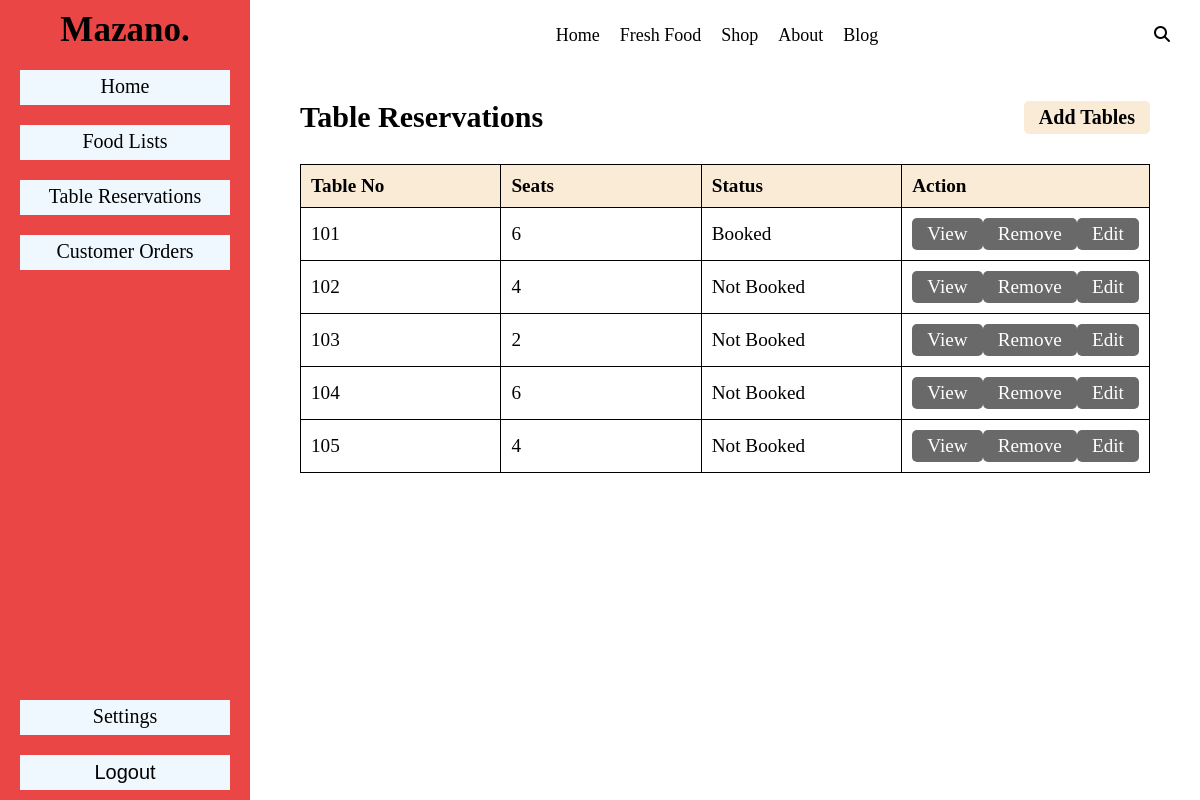
/roles/add_table_reservation.php (signed in), run on the app's committed database.
### tables this page shows
CREATE TABLE `table_data` (
  `id` int(11) NOT NULL,
  `table_no` int(11) NOT NULL,
  `seats` int(11) NOT NULL
);

### roles/add_table_reservation.php (the view, shortened to what this page needs)
<?php
    include("./header.php");
    $table_lists_query = "SELECT * FROM table_data";
    $table_lists = mysqli_query($conn, $table_lists_query);
?>
            <section class="main-section">
                <div class="title">
                    <span>
                        Table Reservations
                    </span>
                    <span class="btns">
                        <a href="#" class = "add-modal">
                            Add Tables
                        </a>
                    </span>
                </div>
                <div class="table-details">
                    <table>
                        <thead>
                            <tr>
                                <td>Table No</td>
                                <td>Seats</td>
                                <td>Status</td>
                                <td>Action</td>
                            </tr>
                        </thead>
                        <tbody>
                            <?php while($data = mysqli_fetch_assoc($table_lists)): ?>
                                <?php
                                    $table_r_query = "SELECT * FROM table_reserved WHERE table_id = {$data['id']} ORDER BY id DESC";
                                    $table_r = mysqli_query($conn, $table_r_query);
                                    $table_r_data = mysqli_fetch_assoc($table_r);
                                ?>
                                <tr>
                                    <td><?= $data['table_no'] ?></td>
                                    <td><?= $data['seats'] ?></td>
                                    <td><?= isset($table_r_data['status']) && $table_r_data['status'] == 0 ? "Booked" : "Not Booked" ?></td>
                                    <td class = "actions">
                                        <div>
                                            <div class = "view-table-book-info" data-bookid = "<?= $table_r_data['id'] ?>">View</div>
                                            <div class = "removeTable" data-tableid="<?= $data['id'] ?>">Remove</div>
                                            <div class = "add-table" data-editid = "<?= $data['id'] ?>">Edit</div>
                                        </div>
                                    </td>
                                </tr>
                            <?php endwhile; ?>
                        </tbody>
                    </table>
                </div>
            </section>
        </section>
    </main>
</body>
</html>

### css/staff_add_table_reservation.css (style rules this page uses)
* { padding: 0; margin: 0; box-sizing: border-box; }
body { --background-color: #000; --pure-background: #000; --color: #fff; --scroll-color: #a3a3a3; font-size: 16px; overflow-x: hidden; scroll-behavior: smooth; }
a { color: #000; text-decoration: none; }
.main-section { padding: 30px 50px; overflow-y: scroll; margin-left: 250px; }
.main-section .title { display: flex; justify-content: space-between; align-items: center; font-size: 30px; font-weight: 600; }
.main-section .title .btns { display: flex; justify-content: center; align-items: center; font-size: 20px; border-radius: 5px; background-color: antiquewhite; padding: 5px 15px; cursor: pointer; }
.table-details { padding: 30px 0; }
table { width: 100%; border-collapse: collapse; }
table thead tr { background-color: antiquewhite; }
table thead td { font-size: 20px; font-weight: 600; }
table tr td { border: 1px solid black; padding: 10px; width: 200px; font-size: 1.2rem; }
table tbody .actions > div { display: flex; justify-content: space-around; align-items: center; }
table tbody .actions > div > div { background-color: rgb(105, 105, 105); padding: 5px 15px; border-radius: 5px; color: white; cursor: pointer; }

### data on the page
table_data: table_no "101", seats "6", shows "Booked"
table_data: table_no "102", seats "4", shows "Not Booked"
table_data: table_no "103", seats "2", shows "Not Booked"
table_data: table_no "104", seats "6", shows "Not Booked"
table_data: table_no "105", seats "4", shows "Not Booked"
